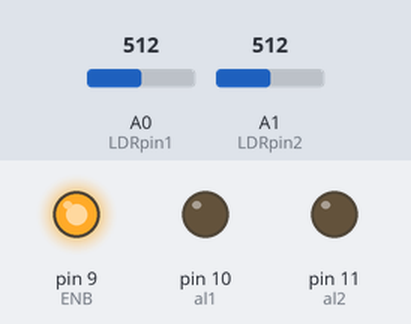
This sketch was run on a simulated Arduino Uno, built with avr-gcc and run on an emulated ATmega328P. Shown: output pins drawn as LEDs (lit = HIGH). The test bench sets the inputs (shaded band); at power-on: A1 (LDRpin2) = 512, A0 (LDRpin1) = 512. What the sketch prints to the serial monitor is not drawn.

Above: at 1.2 s.
1.3 s: A1 (LDRpin2) set to 550
2.8 s: A1 (LDRpin2) set to 579
At 4.0 s:
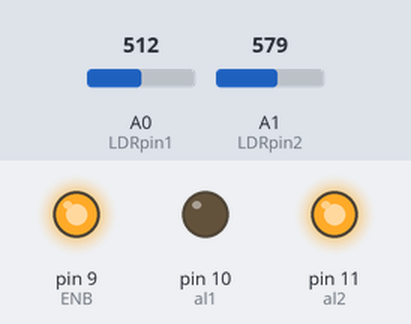
4.3 s: A0 (LDRpin1) set to 541
At 5.4 s:
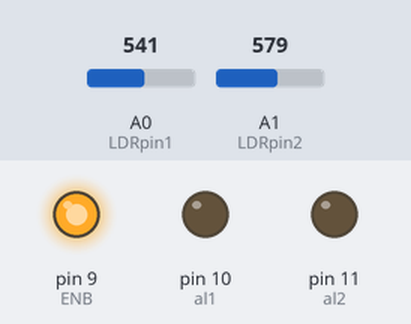
7.3 s: A0 (LDRpin1) set to 622
8.8 s: A0 (LDRpin1) set to 641
At 10.0 s:
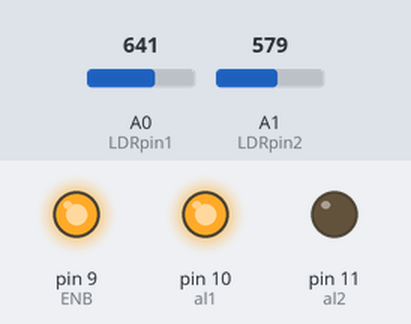
10.3 s: A0 (LDRpin1) set to 511
At 11.1 s:
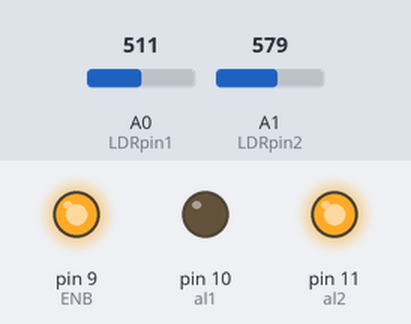
Timing chart, 0 to 12.8 s (numbered marks = the images above; inputs shaded):
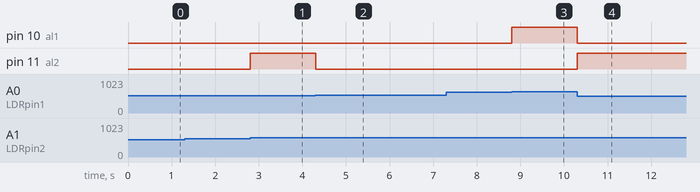

Measured:
- the behaviour switches between 562 and 563 on A1 (LDRpin2) (found by bisection; images 0 and 1)
- the behaviour switches between 528 and 529 on A0 (LDRpin1) (found by bisection; images 1 and 2)
- the behaviour switches between 629 and 630 on A0 (LDRpin1) (found by bisection; images 2 and 3)
- after the input at 2.8 s, pin 11 (al2): LOW → HIGH at once
- after the input at 4.3 s, pin 11 (al2): HIGH → LOW at once
- after the input at 8.8 s, pin 10 (al1): LOW → HIGH at once
- after the input at 10.3 s, pin 10 (al1): HIGH → LOW at once; pin 11 (al2): LOW → HIGH at once

The sketch:

finalcode_version_2.ino
```cpp
int LDRpin1 = A0;
int LDRpin2 = A1;
int ENB=9;
int al1=10;
int al2=11;
int reading1 = 0;
int reading2 = 0;
int diff = 0;
int mindiff=50;
void setup()
{
    pinMode(ENB, OUTPUT);
    pinMode(al1, OUTPUT); // Configure pin 10 as an Output
    pinMode(al2, OUTPUT); // Configure pin 11 as an Output
    digitalWrite(ENB,HIGH);  ///for Actuator
    pinMode(LDRpin1, INPUT);
    pinMode(LDRpin2, INPUT);
    Serial.begin(115200);
}

void loop()
{
  // read thr value from the LDR sensor
  reading1 = analogRead(LDRpin1);
  reading2 = analogRead(LDRpin2);
  // print the LDR sensor reading so you know its range
  diff=reading1-reading2;
  Serial.print(reading1 );
  Serial.print("   " );
  Serial.print(reading2);
  Serial.print("    ");
  Serial.println(diff);

  if (abs(diff)>mindiff)
  {
  if (diff> 0)
  {
    digitalWrite(al1,HIGH);
    digitalWrite(al2,LOW);
  }
  else
  {
    digitalWrite(al2,HIGH);
    digitalWrite(al1,LOW);
  }
  }
  else
  {
     digitalWrite(al1,LOW);
    digitalWrite(al2,LOW);
  }
}
```
